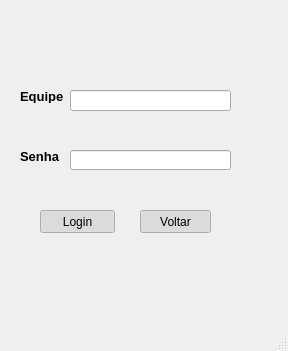
<?xml version="1.0" encoding="UTF-8"?>
<ui version="4.0">
 <class>MainWindow</class>
 <widget class="QMainWindow" name="MainWindow">
  <property name="geometry">
   <rect>
    <x>0</x>
    <y>0</y>
    <width>288</width>
    <height>351</height>
   </rect>
  </property>
  <property name="windowTitle">
   <string>MainWindow</string>
  </property>
  <widget class="QWidget" name="centralwidget">
   <widget class="QLabel" name="label">
    <property name="geometry">
     <rect>
      <x>20</x>
      <y>90</y>
      <width>47</width>
      <height>13</height>
     </rect>
    </property>
    <property name="font">
     <font>
      <pointsize>10</pointsize>
      <weight>75</weight>
      <bold>true</bold>
     </font>
    </property>
    <property name="text">
     <string>Equipe</string>
    </property>
   </widget>
   <widget class="QLabel" name="label_2">
    <property name="geometry">
     <rect>
      <x>20</x>
      <y>150</y>
      <width>47</width>
      <height>13</height>
     </rect>
    </property>
    <property name="font">
     <font>
      <pointsize>10</pointsize>
      <weight>75</weight>
      <bold>true</bold>
     </font>
    </property>
    <property name="text">
     <string>Senha</string>
    </property>
   </widget>
   <widget class="QLineEdit" name="lineEdit">
    <property name="geometry">
     <rect>
      <x>70</x>
      <y>90</y>
      <width>161</width>
      <height>21</height>
     </rect>
    </property>
   </widget>
   <widget class="QLineEdit" name="lineEdit_2">
    <property name="geometry">
     <rect>
      <x>70</x>
      <y>150</y>
      <width>161</width>
      <height>20</height>
     </rect>
    </property>
   </widget>
   <widget class="QPushButton" name="pushButton">
    <property name="geometry">
     <rect>
      <x>40</x>
      <y>210</y>
      <width>75</width>
      <height>23</height>
     </rect>
    </property>
    <property name="text">
     <string>Login</string>
    </property>
    <property name="checkable">
     <bool>true</bool>
    </property>
    <property name="checked">
     <bool>true</bool>
    </property>
    <property name="autoRepeat">
     <bool>false</bool>
    </property>
    <property name="autoExclusive">
     <bool>false</bool>
    </property>
    <property name="autoDefault">
     <bool>false</bool>
    </property>
    <property name="default">
     <bool>false</bool>
    </property>
    <property name="flat">
     <bool>false</bool>
    </property>
   </widget>
   <widget class="QPushButton" name="pushButton_2">
    <property name="geometry">
     <rect>
      <x>140</x>
      <y>210</y>
      <width>71</width>
      <height>23</height>
     </rect>
    </property>
    <property name="text">
     <string>Voltar</string>
    </property>
    <property name="checkable">
     <bool>true</bool>
    </property>
    <property name="checked">
     <bool>true</bool>
    </property>
   </widget>
  </widget>
  <widget class="QMenuBar" name="menubar">
   <property name="geometry">
    <rect>
     <x>0</x>
     <y>0</y>
     <width>288</width>
     <height>21</height>
    </rect>
   </property>
  </widget>
  <widget class="QStatusBar" name="statusbar"/>
 </widget>
 <resources/>
 <connections/>
</ui>
